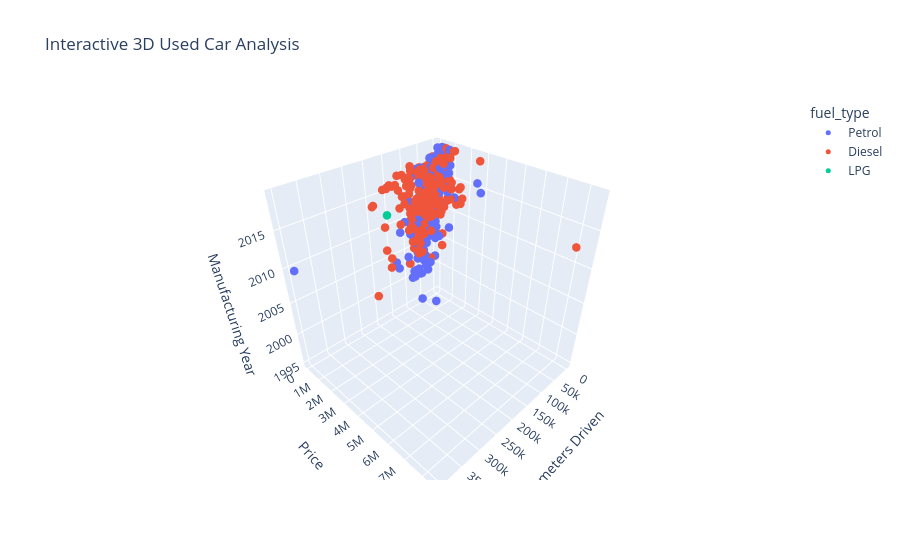

Notebook source saved alongside this figure:
### Code cell
import plotly.express as px

# Create an interactive 3D scatter plot using Plotly Express
fig = px.scatter_3d(
    df, 
    x='kms_driven', 
    y='Price', 
    z='year',
    color='fuel_type',                  # Automatically color-codes your points safely!
    title='Interactive 3D Used Car Analysis',
    labels={
        'kms_driven': 'Kilometers Driven',
        'Price': 'Price',
        'year': 'Manufacturing Year'
    }
)

# Update the visual size of the dots so they look clean
fig.update_traces(marker=dict(size=5))

# Display the interactive chart in your Notebook
fig.show()

### Figure 1 — Plotly figure (JSON) as saved in the notebook; plotly's stock layout.template omitted (floating-point values rounded to 4 significant figures; data arrays with more than 128 entries replaced by an {"elided": "..."} marker saying what was removed)
{"data": [{"hovertemplate": "fuel_type=Petrol<br>Kilometers Driven=%{x}<br>Price=%{y}<br>Manufacturing Year=%{z}<extra></extra>", "legendgroup": "Petrol", "marker": {"color": "#636efa", "size": 5, "symbol": "circle"}, "mode": "markers", "name": "Petrol", "scene": "scene", "showlegend": true, "type": "scatter3d", "x": {"elided": "428 float values"}, "y": {"elided": "428 float values"}, "z": {"elided": "428 float values"}}, {"hovertemplate": "fuel_type=Diesel<br>Kilometers Driven=%{x}<br>Price=%{y}<br>Manufacturing Year=%{z}<extra></extra>", "legendgroup": "Diesel", "marker": {"color": "#EF553B", "size": 5, "symbol": "circle"}, "mode": "markers", "name": "Diesel", "scene": "scene", "showlegend": true, "type": "scatter3d", "x": {"elided": "386 float values"}, "y": {"elided": "386 float values"}, "z": {"elided": "386 float values"}}, {"hovertemplate": "fuel_type=LPG<br>Kilometers Driven=%{x}<br>Price=%{y}<br>Manufacturing Year=%{z}<extra></extra>", "legendgroup": "LPG", "marker": {"color": "#00cc96", "size": 5, "symbol": "circle"}, "mode": "markers", "name": "LPG", "scene": "scene", "showlegend": true, "type": "scatter3d", "x": [70000.0, 160000.0], "y": [290000.0, 120000.0], "z": [2013.0, 2012.0]}], "layout": {"legend": {"title": {"text": "fuel_type"}, "tracegroupgap": 0}, "scene": {"domain": {"x": [0, 1], "y": [0, 1]}, "xaxis": {"title": {"text": "Kilometers Driven"}}, "yaxis": {"title": {"text": "Price"}}, "zaxis": {"title": {"text": "Manufacturing Year"}}}, "title": {"text": "Interactive 3D Used Car Analysis"}}}
